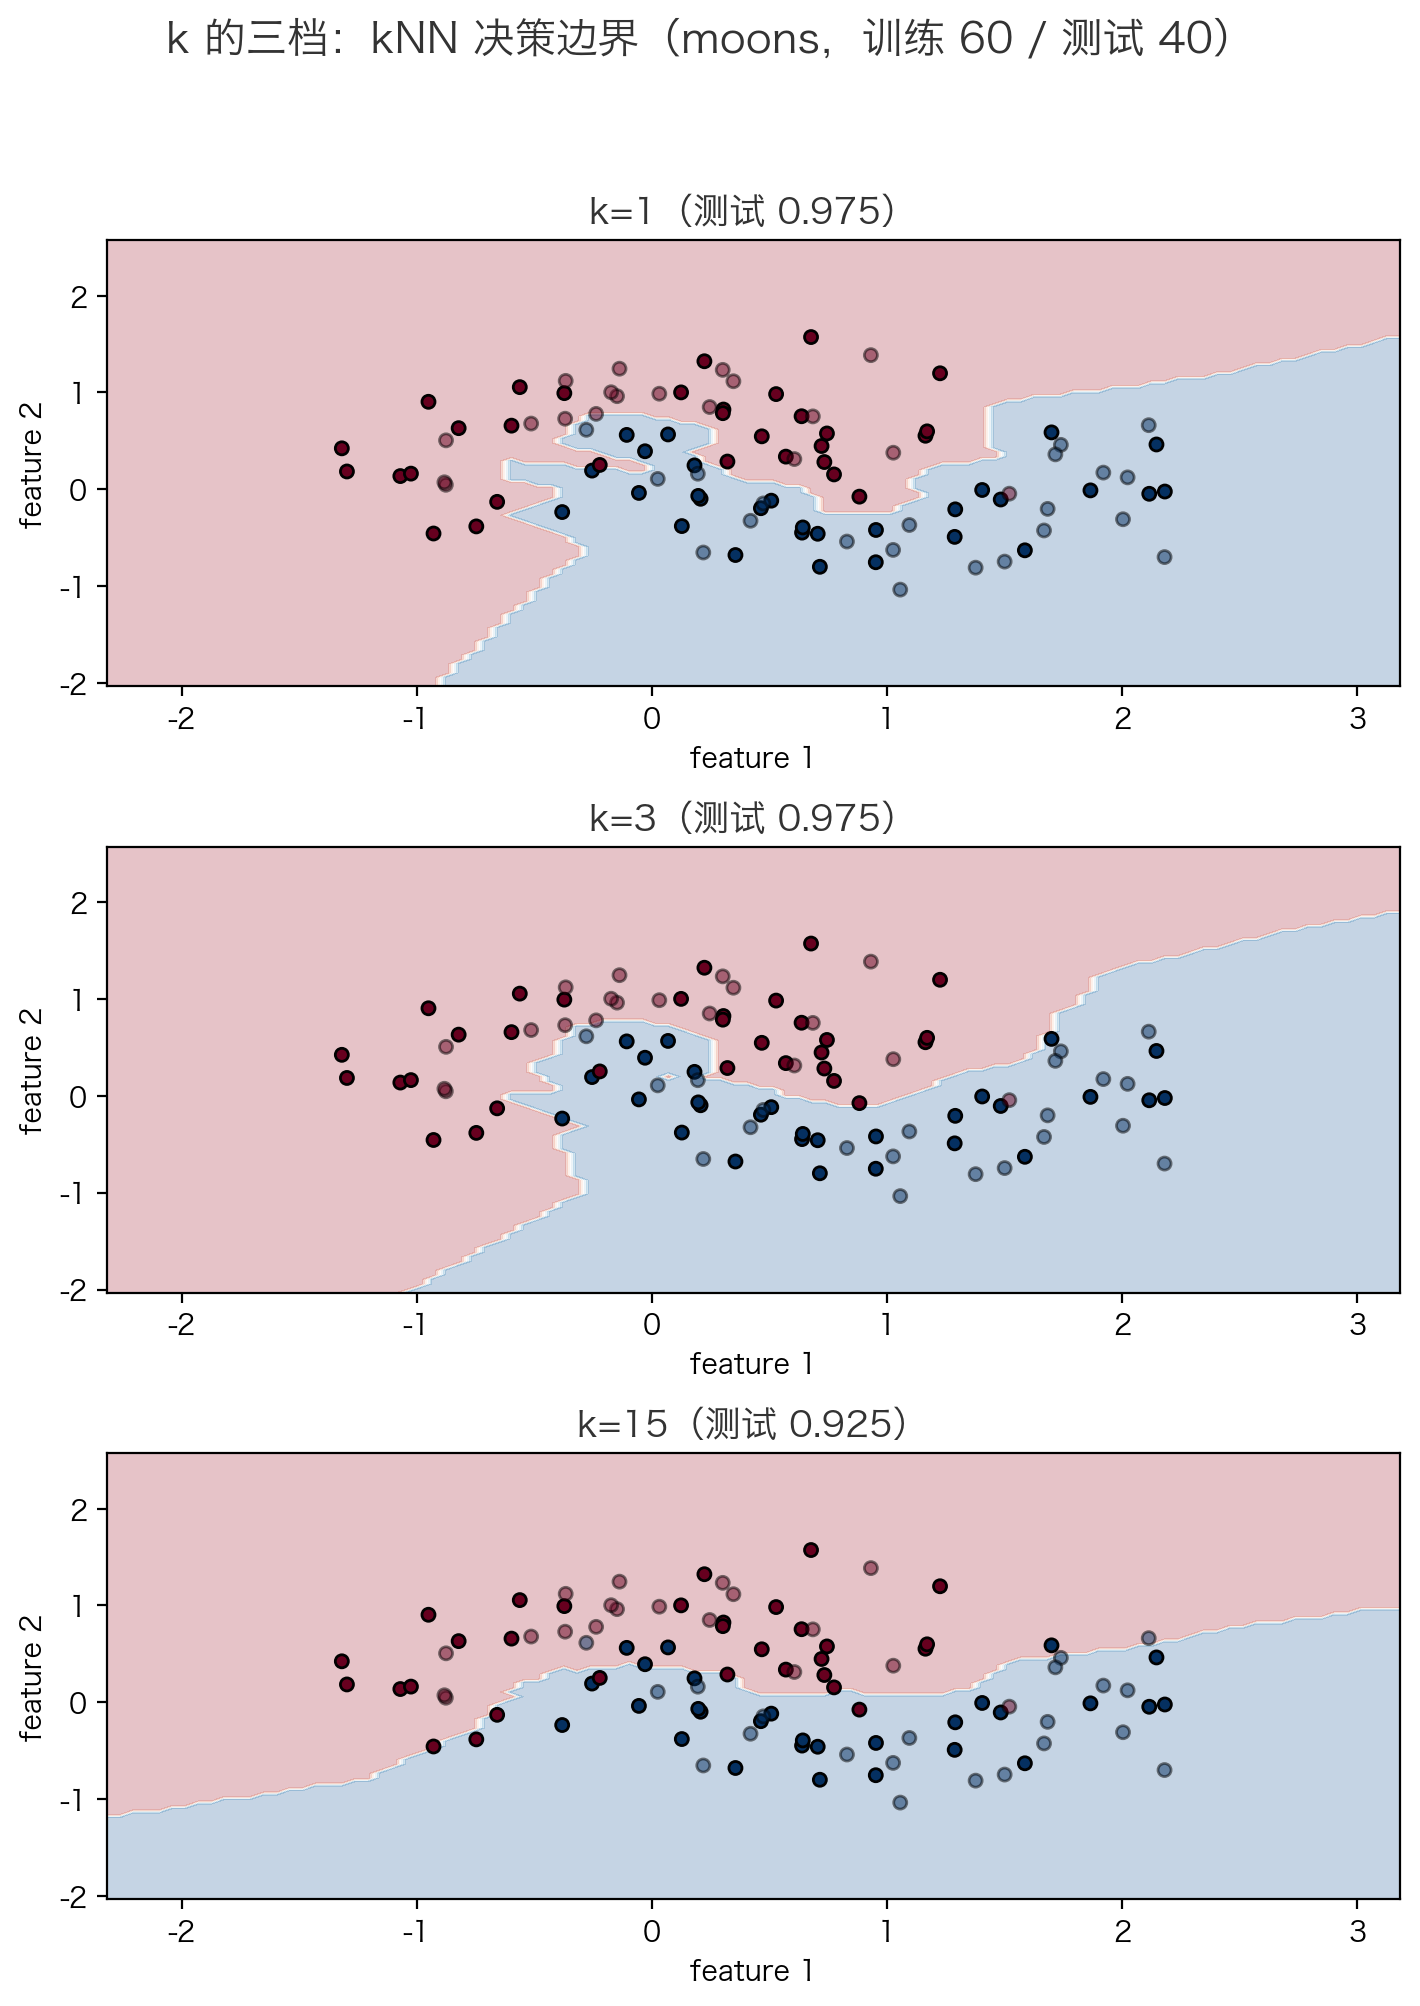

Generate this figure with Python:
# 第 4 讲配图：k 的三档 kNN 决策边界（k=1 / k=3 / k=15，moons 数据，三面板）
# 数据与划分逐项照抄 04-classification-probability.ipynb cell 31：
#   make_moons(noise=0.3, random_state=0)
#   train_test_split(X_small, y_small, test_size=0.4, random_state=42)  → 训练 60 / 测试 40
# 画法照抄 cell 34：DecisionBoundaryDisplay(predict, alpha=0.25, cmap="RdBu")，
#   训练点深色（edgecolors="k"）、测试点浅色（alpha=0.5）。
# k=3 档复算值 0.975 与 cell 31 输出同值（脚本内 assert）；k=1、k=15 为同一划分下的复算值。
from pathlib import Path

import matplotlib.pyplot as plt
from sklearn.datasets import make_moons
from sklearn.inspection import DecisionBoundaryDisplay
from sklearn.model_selection import train_test_split
from sklearn.neighbors import KNeighborsClassifier
from sklearn.pipeline import make_pipeline
from sklearn.preprocessing import StandardScaler

# 中文字体（照抄第 3 讲 assets 脚本字体链）：macOS PingFang SC + 回退链
plt.rcParams["font.sans-serif"] = ["PingFang SC", "Hiragino Sans GB", "Microsoft YaHei",
                                   "Arial Unicode MS", "DejaVu Sans"]
plt.rcParams["axes.unicode_minus"] = False

INK = "#333333"

# ---- 数据：与 notebook cell 31 完全同参 ----
X_small, y_small = make_moons(noise=0.3, random_state=0)
a, b, c, d = train_test_split(X_small, y_small, test_size=0.4, random_state=42)

K_LIST = (1, 3, 15)
scores, train_scores = {}, {}
for k in K_LIST:

    model = make_pipeline(StandardScaler(), KNeighborsClassifier(k)).fit(a, c)
    scores[k] = model.score(b, d)
    train_scores[k] = model.score(a, c)
assert abs(scores[3] - 0.975) < 1e-9, f"k=3 应为 0.975（notebook cell 31 同值），实得 {scores[3]}"
assert abs(train_scores[3] - 0.967) < 5e-4, f"k=3 训练分应为 0.967，实得 {train_scores[3]}"
assert abs(train_scores[1] - 1.0) < 1e-9, f"k=1 训练分应为 1.000，实得 {train_scores[1]}"
print("k=1/3/15 测试准确率:", {k: round(v, 3) for k, v in scores.items()})
print("k=1/3/15 训练准确率:", {k: round(v, 3) for k, v in train_scores.items()})

_k7 = make_pipeline(StandardScaler(), KNeighborsClassifier(n_neighbors=7))
_k7.fit(a, c)
_k7_train, _k7_test = _k7.score(a, c), _k7.score(b, d)
assert abs(_k7_test - 0.950) < 1e-9, f"k=7 测试分应为 0.950，实得 {_k7_test}"
print("k=7（练习锚定）训练/测试:", round(_k7_train, 3), round(_k7_test, 3))
# k=7 档：第 22 页课堂练习②与作业 2 的先猜再跑锚定（不入图）
k7_model = None

fig, axes = plt.subplots(3, 1, figsize=(7.2, 9.6))
fig.suptitle("k 的三档：kNN 决策边界（moons，训练 60 / 测试 40）",
             fontsize=15, weight="bold", color=INK, y=1.04)

for ax, k in zip(axes.flat, K_LIST):
    model = make_pipeline(StandardScaler(), KNeighborsClassifier(k)).fit(a, c)
    DecisionBoundaryDisplay.from_estimator(
        model, X_small, ax=ax, response_method="predict", alpha=0.25, cmap="RdBu")
    ax.scatter(a[:, 0], a[:, 1], c=c, cmap="RdBu", s=22, edgecolors="k")
    ax.scatter(b[:, 0], b[:, 1], c=d, cmap="RdBu", s=22, edgecolors="k", alpha=0.5)
    ax.set_title(f"k={k}（测试 {scores[k]:.3f}）", fontsize=13, color=INK)
    ax.set_xlabel("feature 1")
    ax.set_ylabel("feature 2")

fig.tight_layout()
out = Path(__file__).with_name("ch4-k-boundaries.png")
fig.savefig(out, dpi=200, facecolor="white", bbox_inches="tight")
print("saved:", out)
